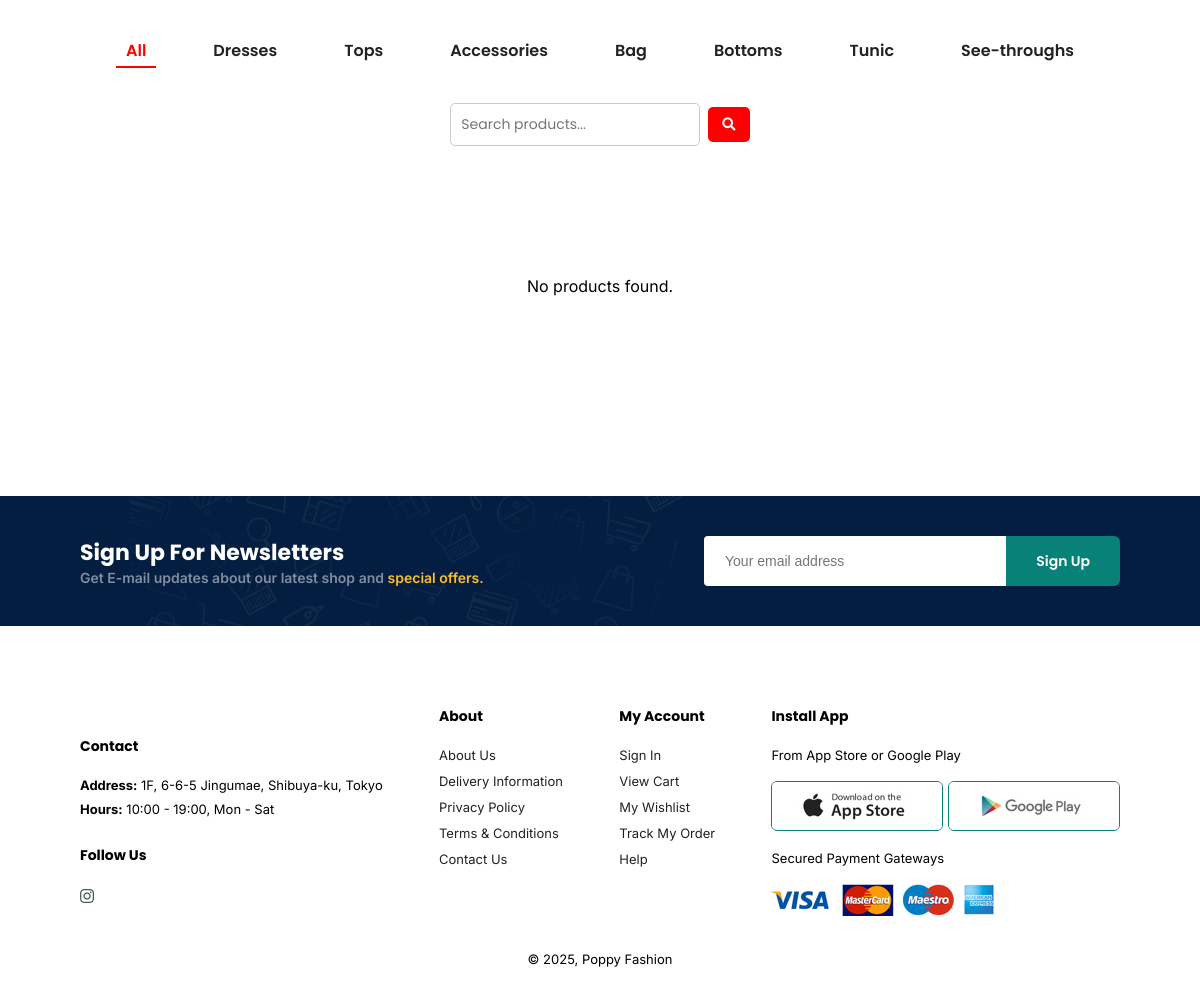
The page /spring_collection.php (lower part) on the database as committed earlier.
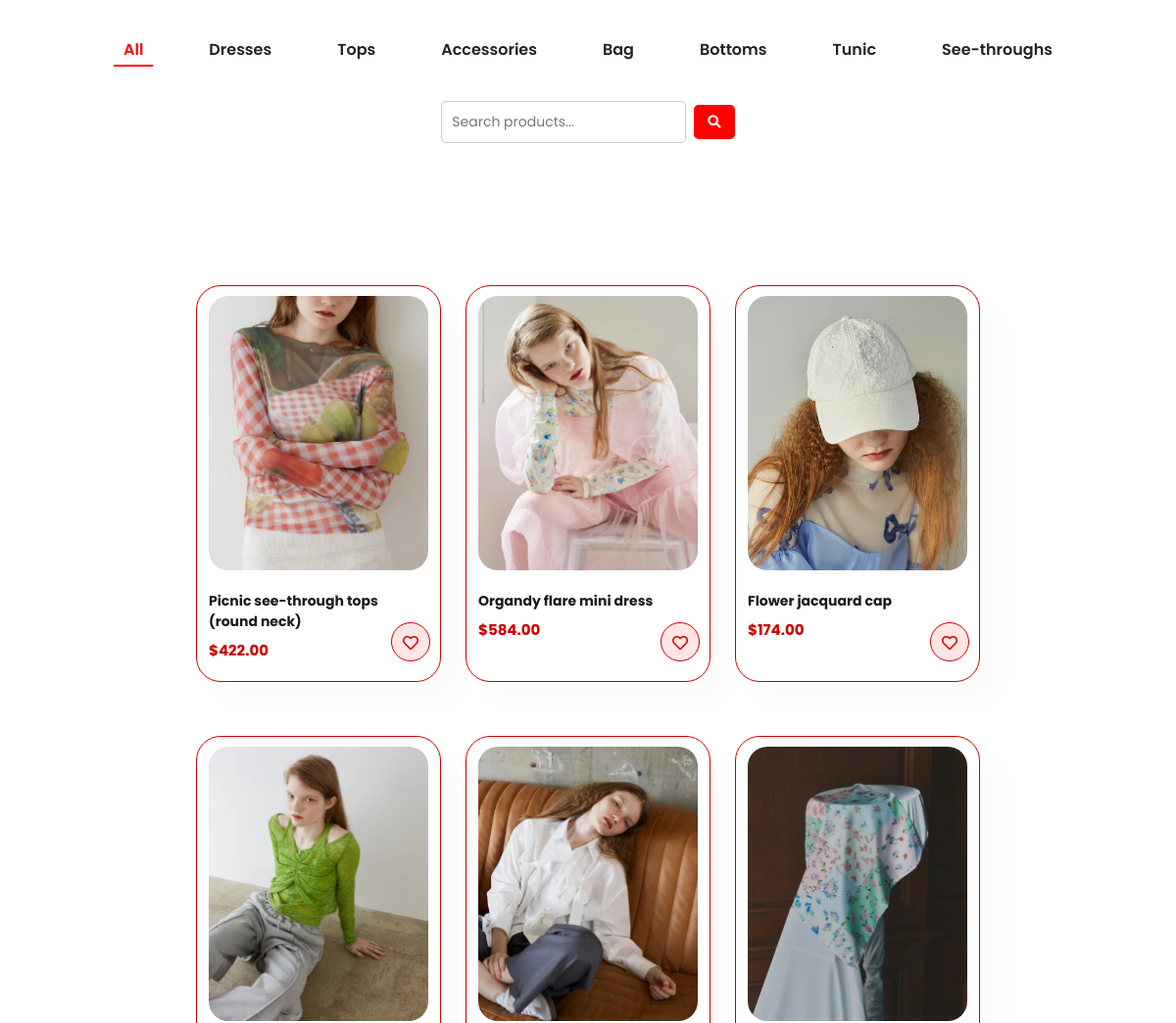
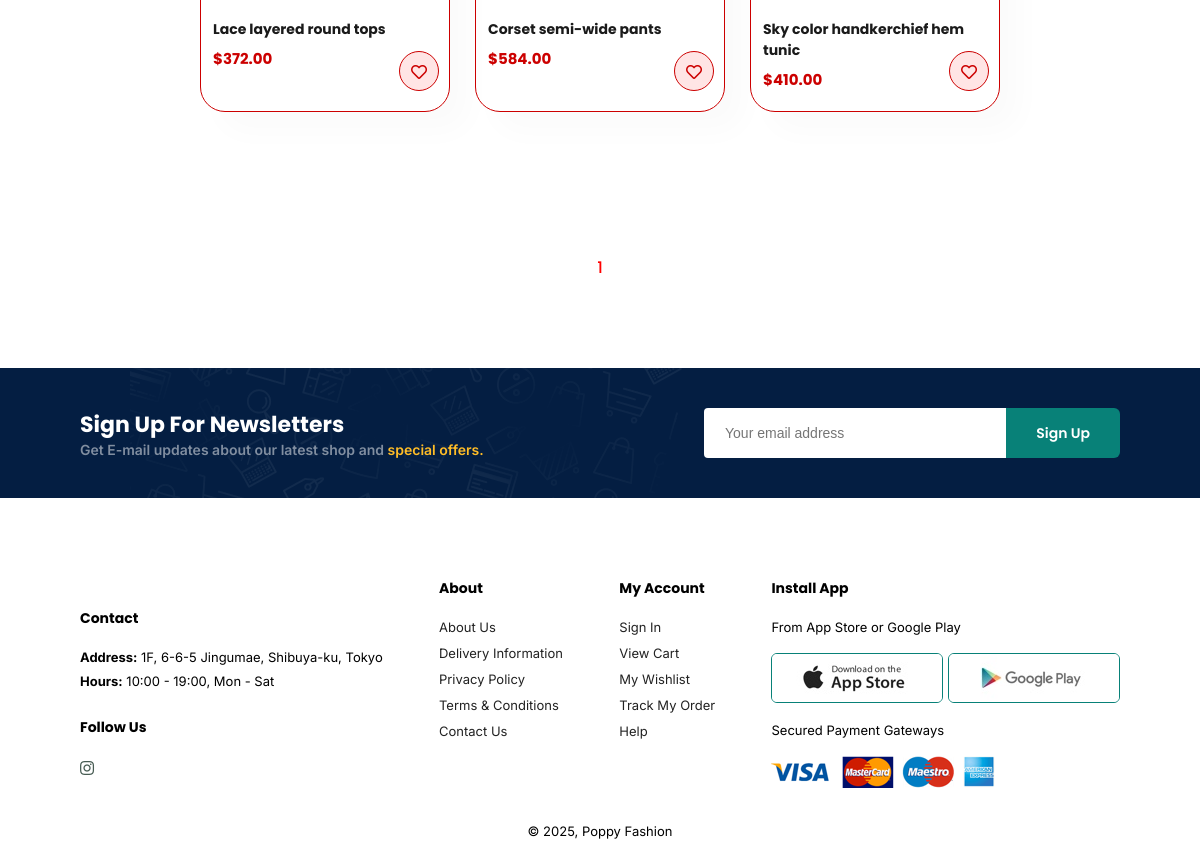
The same page on the database as committed later (2 pictures, top to bottom).
### tables this page shows
CREATE TABLE `category` (
  `id` int(11) NOT NULL,
  `name` varchar(100) NOT NULL
);

CREATE TABLE `products` (
  `id` int(11) NOT NULL,
  `name` varchar(100) NOT NULL,
  `description` text DEFAULT NULL,
  `price` decimal(10,2) NOT NULL,
  `collection` varchar(25) NOT NULL,
  `main_image_url` varchar(255) DEFAULT NULL,
  `category_id` int(11) DEFAULT NULL,
  `has_size` tinyint(1) DEFAULT NULL
);

### spring_collection.php (the view, shortened to what this page needs)
<!DOCTYPE html>
<html lang="en">
<head>
    <link rel="stylesheet" href="https://pro.fontawesome.com/releases/v5.10.0/css/all.css" />
    <link rel="stylesheet" href="style.css">
</head>
<body class="home-page">
<?php
include 'config.php';
$category_id = isset($_GET['category']) ? intval($_GET['category']) : 0;
$page = isset($_GET['page']) ? max(1, intval($_GET['page'])) : 1;
$query = isset($_GET['query']) ? trim($_GET['query']) : '';
$limit = 8;
$offset = ($page - 1) * $limit;
$where = "collection = 'Spring Collection 2025'";
$count_sql = "SELECT COUNT(*) AS total FROM products WHERE $where";
$count_result = $conn->query($count_sql);
$total_products = $count_result->fetch_assoc()['total'];
$total_pages = ceil($total_products / $limit);
$product_sql = "SELECT * FROM products WHERE $where LIMIT $limit OFFSET $offset";
$product_result = $conn->query($product_sql);
$categories_result = $conn->query("SELECT * FROM category");
?>
<section class="section-p1">
    <div class="filter-bar-wrapper">
        <div class="filter-bar">
            <ul class="filter-list desktop-only">
                <li><a href="spring_collection.php" class="<?= $category_id === 0 ? 'active' : '' ?>">All</a></li>
                <?php mysqli_data_seek(result: $categories_result, offset: 0); while($cat = $categories_result->fetch_assoc()): ?>
                    <li><a href="spring_collection.php?category=<?= $cat['id'] ?>&query=<?= urlencode($query) ?>"
                        class="<?= $category_id == $cat['id'] ? 'active' : '' ?>">
                        <?= htmlspecialchars($cat['name']) ?></a></li>
                <?php endwhile; ?>
            </ul>
        </div>
        <form method="GET" action="spring_collection.php" class="search-form">
            <input type="text" name="query" value="<?= htmlspecialchars($query) ?>" placeholder="Search products...">
            <button type="submit"><i class="fas fa-search"></i></button>
        </form>
    </div>
</section>
<section id="product1" class="section-p1">
    <div class="pro-container">
        <?php if ($product_result->num_rows > 0): ?>
            <?php while ($row = $product_result->fetch_assoc()): ?>
                <div class="pro">
                    <a href="sproduct.php?id=<?= $row['id'] ?>">
                        <img src="<?= $row['main_image_url'] ?>" alt="<?= htmlspecialchars($row['name']) ?>">
                    </a>
                    <div class="des">
                        <h5><?= htmlspecialchars($row['name']) ?></h5>
                        <h4>$<?= number_format($row['price'], 2) ?></h4>
                    </div>
                    <a href="wishlist.php?add=<?= $row['id'] ?>">
                        <i class="far fa-heart cart" title="Add to Wishlist"></i>
                    </a>
                </div>
            <?php endwhile; ?>
        <?php else: ?>
            <p>No products found.</p>
        <?php endif; ?>
    </div>
</section>
<section id="pagination" class="section-p1">
    <?php for ($i = 1; $i <= $total_pages; $i++): ?>
        <a href="spring_collection.php?category=<?= $category_id ?>&query=<?= urlencode($query) ?>&page=<?= $i ?>" class="<?= $i == $page ? 'active' : '' ?>">
            <?= $i ?>
        </a>
    <?php endfor; ?>
</section>
<section id="newsletter" class="section-p1 section-m1">
    <div class="newstext">
        <h4>Sign Up For Newsletters</h4>
        <p>Get E-mail updates about our latest shop and <span>special offers.</span></p>
    </div>
    <div class="form">
        <input type="text" placeholder="Your email address">
        <button class="normal">Sign Up</button>
    </div>
</section>
<?php include 'wy_footer.php'; ?>
</body>
</html>

Rows that differ between the two databases and show on the page:
added products: shows a picture, name "Picnic see-through tops (round neck)", price "422.00"
added products: shows a picture, name "Organdy flare mini dress", price "584.00"
added products: shows a picture, name "Flower jacquard cap", price "174.00"
added products: shows a picture, name "Lace layered round tops", price "372.00"
added products: shows a picture, name "Corset semi-wide pants", price "584.00"
added products: shows a picture, name "Sky color handkerchief hem tunic", price "410.00"
Other text that changed with them:
new list line: "1"
text no longer shown: "No products found."
